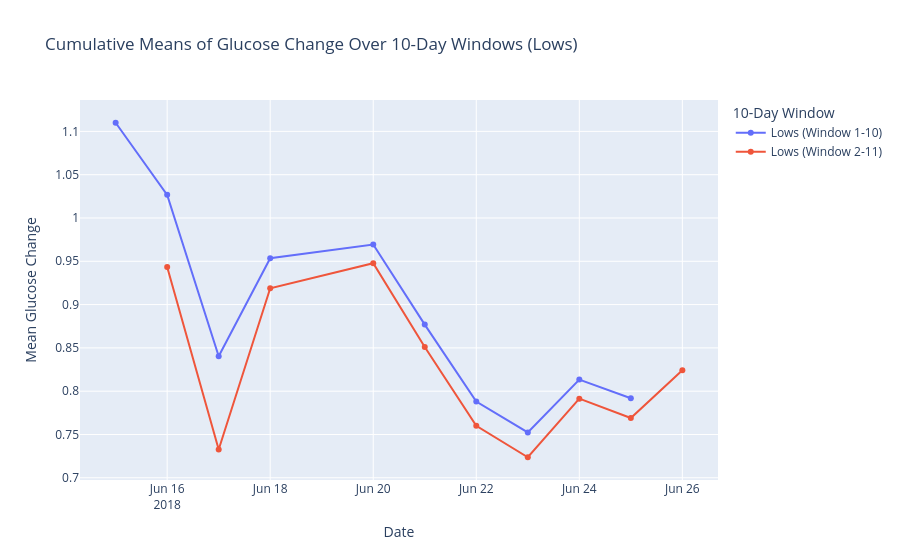

The code cell stored with this chart in its notebook:
### Code cell
def plot_means_by_inner_window(filtered_data, label):
    filtered_data['Date'] = pd.to_datetime(filtered_data['Timestamp']).dt.date
    unique_days = sorted(filtered_data['Date'].unique())
    
    fig = go.Figure()

    for start_day in range(len(unique_days) - 9):
        dates = []
        means = []
        current_window = unique_days[start_day:start_day + 10]
        cumulative_filtered_data = filtered_data[filtered_data['Date'] >= unique_days[start_day]]
        
        for current_date in current_window:
            cumulative_data = cumulative_filtered_data[cumulative_filtered_data['Date'] <= current_date]['GlucoseChange']
            means.append(cumulative_data.mean() if len(cumulative_data) > 0 else 0)
            dates.append(current_date)
        
        fig.add_trace(go.Scatter(
            x=dates,
            y=means,
            mode='lines+markers',
            name=f"{label} (Window {start_day+1}-{start_day+10})"
        ))

    fig.update_layout(
        title=f'Cumulative Means of Glucose Change Over 10-Day Windows ({label})',
        xaxis_title='Date',
        yaxis_title='Mean Glucose Change',
        legend_title='10-Day Window',
        hovermode='x unified'
    )

    fig.show()

plot_means_by_inner_window(actgluco_low, label='Lows')

### Figure 1 — Plotly figure (JSON) as saved in the notebook; plotly's stock layout.template omitted (floating-point values rounded to 4 significant figures)
{"data": [{"mode": "lines+markers", "name": "Lows (Window 1-10)", "type": "scatter", "x": ["2018-06-15", "2018-06-16", "2018-06-17", "2018-06-18", "2018-06-20", "2018-06-21", "2018-06-22", "2018-06-23", "2018-06-24", "2018-06-25"], "y": [1.11, 1.027, 0.8404, 0.9536, 0.9694, 0.8769, 0.7881, 0.7523, 0.8134, 0.7918]}, {"mode": "lines+markers", "name": "Lows (Window 2-11)", "type": "scatter", "x": ["2018-06-16", "2018-06-17", "2018-06-18", "2018-06-20", "2018-06-21", "2018-06-22", "2018-06-23", "2018-06-24", "2018-06-25", "2018-06-26"], "y": [0.9435, 0.7326, 0.9188, 0.9478, 0.851, 0.7601, 0.7237, 0.7914, 0.7691, 0.8241]}], "layout": {"hovermode": "x unified", "legend": {"title": {"text": "10-Day Window"}}, "title": {"text": "Cumulative Means of Glucose Change Over 10-Day Windows (Lows)"}, "xaxis": {"title": {"text": "Date"}}, "yaxis": {"title": {"text": "Mean Glucose Change"}}}}
